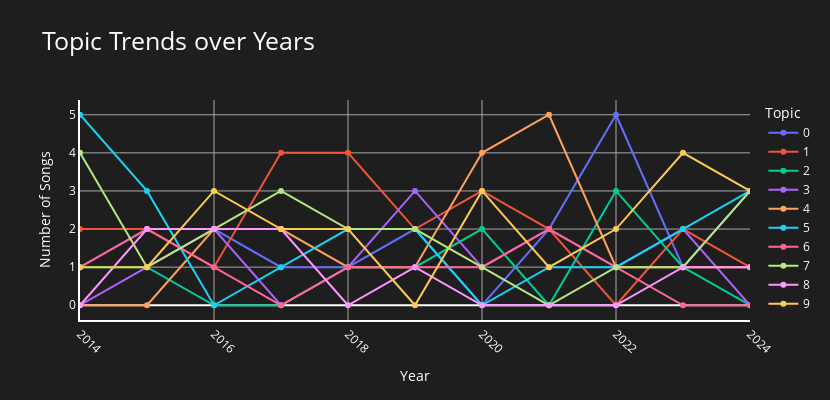

Notebook source saved alongside this figure:
### Code cell
import pandas as pd
import matplotlib.pyplot as plt
import plotly.express as px

topic_year_trends = lda_theme.groupby(['year', 'Dominant_Topic']).size().unstack(fill_value=0)

topic_year_trends_df = topic_year_trends.reset_index()

# melt the df to long format 
topic_long_df = topic_year_trends_df.melt(id_vars=['year'], var_name='Dominant_Topic', value_name='Number_of_songs')


fig = px.line(
    topic_long_df,
    x='year',
    y='Number_of_songs',
    color='Dominant_Topic',
    title='Topic Trends over Years',
    markers=True
)

# treat x-axis as linear scale
fig.update_xaxes(type='linear', range=[lda_theme['year'].min(), lda_theme['year'].max()])

fig.update_layout(
    legend_title_text='Topic', xaxis_title='Year', yaxis_title='Number of Songs',
    plot_bgcolor='rgb(30, 30, 30)',  # Dark background for the plot area
    paper_bgcolor='rgb(30, 30, 30)',  # Dark background for the entire paper
    font=dict(color='white'),  # White text color
    title=dict(
        font=dict(size=25, color='white')  # White color for the title
    ),
    xaxis=dict(
        showgrid=True,
        gridcolor='rgb(169, 169, 169)',  # Light gridlines
        tickangle=45,
        showline=True,
        linewidth=2,
        linecolor='white'
    ),
    yaxis=dict(
        showgrid=True,
        gridcolor='rgb(169, 169, 169)',  # Light gridlines
        showline=True,
        linewidth=2,
        linecolor='white'
    ),
    legend=dict(
        font=dict(color='white')  # White legend text
    ), 
    width=830,
    height=400
)

fig.write_html("./static/charts/lda_topic_trend.html")

fig.show()

### Figure 1 — Plotly figure (JSON) as saved in the notebook; plotly's stock layout.template omitted (floating-point values rounded to 4 significant figures)
{"data": [{"hovertemplate": "Dominant_Topic=0<br>year=%{x}<br>Number_of_songs=%{y}<extra></extra>", "legendgroup": "0", "line": {"color": "#636efa", "dash": "solid"}, "marker": {"symbol": "circle"}, "mode": "lines+markers", "name": "0", "orientation": "v", "showlegend": true, "type": "scatter", "x": [2014, 2015, 2016, 2017, 2018, 2019, 2020, 2021, 2022, 2023, 2024], "xaxis": "x", "y": [1, 2, 2, 1, 1, 2, 0, 2, 5, 1, 3], "yaxis": "y"}, {"hovertemplate": "Dominant_Topic=1<br>year=%{x}<br>Number_of_songs=%{y}<extra></extra>", "legendgroup": "1", "line": {"color": "#EF553B", "dash": "solid"}, "marker": {"symbol": "circle"}, "mode": "lines+markers", "name": "1", "orientation": "v", "showlegend": true, "type": "scatter", "x": [2014, 2015, 2016, 2017, 2018, 2019, 2020, 2021, 2022, 2023, 2024], "xaxis": "x", "y": [2, 2, 1, 4, 4, 2, 3, 2, 0, 2, 1], "yaxis": "y"}, {"hovertemplate": "Dominant_Topic=2<br>year=%{x}<br>Number_of_songs=%{y}<extra></extra>", "legendgroup": "2", "line": {"color": "#00cc96", "dash": "solid"}, "marker": {"symbol": "circle"}, "mode": "lines+markers", "name": "2", "orientation": "v", "showlegend": true, "type": "scatter", "x": [2014, 2015, 2016, 2017, 2018, 2019, 2020, 2021, 2022, 2023, 2024], "xaxis": "x", "y": [1, 1, 0, 0, 1, 1, 2, 0, 3, 1, 0], "yaxis": "y"}, {"hovertemplate": "Dominant_Topic=3<br>year=%{x}<br>Number_of_songs=%{y}<extra></extra>", "legendgroup": "3", "line": {"color": "#ab63fa", "dash": "solid"}, "marker": {"symbol": "circle"}, "mode": "lines+markers", "name": "3", "orientation": "v", "showlegend": true, "type": "scatter", "x": [2014, 2015, 2016, 2017, 2018, 2019, 2020, 2021, 2022, 2023, 2024], "xaxis": "x", "y": [0, 1, 2, 0, 1, 3, 1, 2, 1, 2, 0], "yaxis": "y"}, {"hovertemplate": "Dominant_Topic=4<br>year=%{x}<br>Number_of_songs=%{y}<extra></extra>", "legendgroup": "4", "line": {"color": "#FFA15A", "dash": "solid"}, "marker": {"symbol": "circle"}, "mode": "lines+markers", "name": "4", "orientation": "v", "showlegend": true, "type": "scatter", "x": [2014, 2015, 2016, 2017, 2018, 2019, 2020, 2021, 2022, 2023, 2024], "xaxis": "x", "y": [0, 0, 2, 2, 1, 1, 4, 5, 1, 1, 1], "yaxis": "y"}, {"hovertemplate": "Dominant_Topic=5<br>year=%{x}<br>Number_of_songs=%{y}<extra></extra>", "legendgroup": "5", "line": {"color": "#19d3f3", "dash": "solid"}, "marker": {"symbol": "circle"}, "mode": "lines+markers", "name": "5", "orientation": "v", "showlegend": true, "type": "scatter", "x": [2014, 2015, 2016, 2017, 2018, 2019, 2020, 2021, 2022, 2023, 2024], "xaxis": "x", "y": [5, 3, 0, 1, 2, 2, 0, 1, 1, 2, 3], "yaxis": "y"}, {"hovertemplate": "Dominant_Topic=6<br>year=%{x}<br>Number_of_songs=%{y}<extra></extra>", "legendgroup": "6", "line": {"color": "#FF6692", "dash": "solid"}, "marker": {"symbol": "circle"}, "mode": "lines+markers", "name": "6", "orientation": "v", "showlegend": true, "type": "scatter", "x": [2014, 2015, 2016, 2017, 2018, 2019, 2020, 2021, 2022, 2023, 2024], "xaxis": "x", "y": [1, 2, 1, 0, 1, 1, 1, 2, 1, 0, 0], "yaxis": "y"}, {"hovertemplate": "Dominant_Topic=7<br>year=%{x}<br>Number_of_songs=%{y}<extra></extra>", "legendgroup": "7", "line": {"color": "#B6E880", "dash": "solid"}, "marker": {"symbol": "circle"}, "mode": "lines+markers", "name": "7", "orientation": "v", "showlegend": true, "type": "scatter", "x": [2014, 2015, 2016, 2017, 2018, 2019, 2020, 2021, 2022, 2023, 2024], "xaxis": "x", "y": [4, 1, 2, 3, 2, 2, 1, 0, 1, 1, 3], "yaxis": "y"}, {"hovertemplate": "Dominant_Topic=8<br>year=%{x}<br>Number_of_songs=%{y}<extra></extra>", "legendgroup": "8", "line": {"color": "#FF97FF", "dash": "solid"}, "marker": {"symbol": "circle"}, "mode": "lines+markers", "name": "8", "orientation": "v", "showlegend": true, "type": "scatter", "x": [2014, 2015, 2016, 2017, 2018, 2019, 2020, 2021, 2022, 2023, 2024], "xaxis": "x", "y": [0, 2, 2, 2, 0, 1, 0, 0, 0, 1, 1], "yaxis": "y"}, {"hovertemplate": "Dominant_Topic=9<br>year=%{x}<br>Number_of_songs=%{y}<extra></extra>", "legendgroup": "9", "line": {"color": "#FECB52", "dash": "solid"}, "marker": {"symbol": "circle"}, "mode": "lines+markers", "name": "9", "orientation": "v", "showlegend": true, "type": "scatter", "x": [2014, 2015, 2016, 2017, 2018, 2019, 2020, 2021, 2022, 2023, 2024], "xaxis": "x", "y": [1, 1, 3, 2, 2, 0, 3, 1, 2, 4, 3], "yaxis": "y"}], "layout": {"font": {"color": "white"}, "height": 400, "legend": {"font": {"color": "white"}, "title": {"text": "Topic"}, "tracegroupgap": 0}, "paper_bgcolor": "rgb(30, 30, 30)", "plot_bgcolor": "rgb(30, 30, 30)", "title": {"font": {"color": "white", "size": 25}, "text": "Topic Trends over Years"}, "width": 830, "xaxis": {"anchor": "y", "domain": [0, 1], "gridcolor": "rgb(169, 169, 169)", "linecolor": "white", "linewidth": 2, "range": [2014, 2024], "showgrid": true, "showline": true, "tickangle": 45, "title": {"text": "Year"}, "type": "linear"}, "yaxis": {"anchor": "x", "domain": [0, 1], "gridcolor": "rgb(169, 169, 169)", "linecolor": "white", "linewidth": 2, "showgrid": true, "showline": true, "title": {"text": "Number of Songs"}}}}
